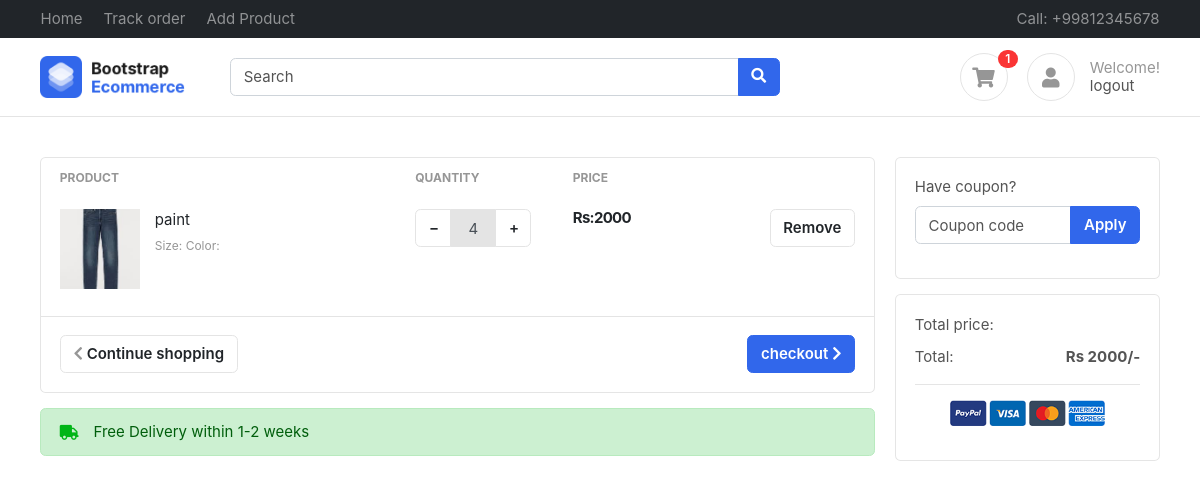
The app's page /accounts/cart/ (signed in), older data.
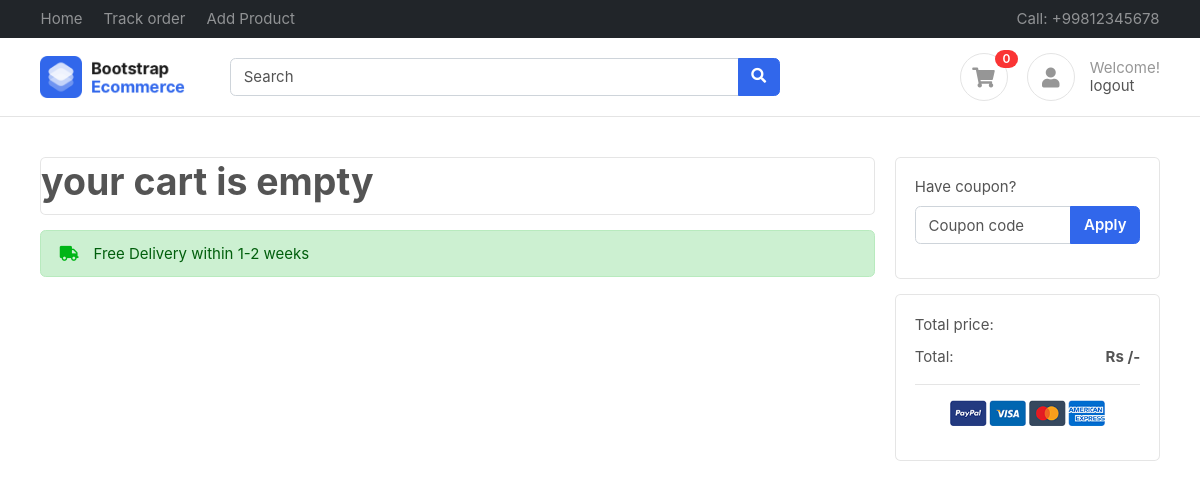
The same page, newer data.
### accounts/models.py (models this page shows, shortened)
class Profile(BaseModel):
    user = models.OneToOneField(User, on_delete=models.CASCADE, related_name="profile")
    is_email_verified = models.BooleanField(default=False)
    email_token = models.CharField(max_length=255, null=True, blank=True)
    profile_image = models.ImageField(upload_to="media/profile/%Y")
    is_vendor = models.BooleanField(default=False)
    def get_cart_count(self):
        return CartItems.objects.filter(
            cart__is_orderd=False, cart__user=self.user
        ).count()

class CartItems(BaseModel):
    cart = models.ForeignKey(Cart, on_delete=models.CASCADE, related_name="cart_items")
    product = models.ForeignKey(
        Product, on_delete=models.SET_NULL, null=True, blank=True
    )
    quantity = models.IntegerField(default=0)
    color_varient = models.ForeignKey(
        ColorVarient, on_delete=models.SET_NULL, null=True, blank=True
    )
    size_varient = models.ForeignKey(
        SizeVarient, on_delete=models.SET_NULL, null=True, blank=True
    )
    def get_product_price(self):
        price = [self.product.price]
        if self.color_varient:
            color_var_price = self.color_varient.price
            price.append(color_var_price)
        if self.size_varient:
            size_var_price = self.size_varient.price
            price.append(size_var_price)
        return sum(price) * self.quantity

class Cart(BaseModel):
    user = models.ForeignKey(User, on_delete=models.CASCADE, related_name="carts")
    coupon = models.ForeignKey(Coupon, on_delete=models.SET_NULL, null=True, blank=True)
    token = models.CharField(max_length=255, null=True, blank=True)
    is_paid = models.BooleanField(default=False)
    is_orderd = models.BooleanField(default=False)
    def get_cart_total(self):
        cart_items = self.cart_items.all()
        price = []
        for cart_item in cart_items:
            price.append(cart_item.get_product_price())
        if self.coupon:
            if self.coupon.minimum_amount < sum(price):
                return sum(price) - self.coupon.discount_price
        return sum(price)

### products/models.py (models this page shows, shortened)
class Product(BaseModel):
    added_by = models.CharField(max_length=255, default="Ecom")
    product_name = models.CharField(max_length=255)
    category = models.ForeignKey(
        Category,
        on_delete=models.CASCADE,
        related_name="products",
        blank=True,
        null=True,
    )
    slug = models.SlugField(
        unique=True,
        null=True,
        blank=True,
        help_text=("not required"),
    )
    company = models.CharField(max_length=255, null=True, blank=True, default="Ecom")
    web = models.CharField(max_length=255, null=True, blank=True, default="Ecom.com")
    company_mail = models.CharField(
        max_length=255, null=True, blank=True, default="Ecom@gmail.com"
    )
    price = models.IntegerField()
    product_description = models.TextField()
    color_varient = models.ManyToManyField(ColorVarient, blank=True)
    size_varient = models.ManyToManyField(SizeVarient, blank=True)

class ProductImage(BaseModel):
    product = models.ForeignKey(
        Product, on_delete=models.CASCADE, related_name="product_images"
    )
    image = models.ImageField(upload_to="media/products")

### accounts/views.py (the view, shortened to what this page needs)
# urls.py: path("cart/", views.cart, name="cart"),
def cart(request):
    cart = None
    try:
        cart = Cart.objects.get(is_orderd=False, user=request.user)
    except Exception as e:
        print(e)
    if cart:
        return render(request, "carts/cart.html", context={"cart": cart})
    else:
        return render(request, "carts/cart.html")

### templates/carts/cart.html (shortened to what the changed rows need)
{% extends "base.html" %}
{% load static %}
{% block content %}
<section class="section-content padding-y">
    <div class="container">
        <div class="row">
            <main class="col-md-9">
                <div class="card">
                    {% if cart.cart_items.all %}
                    <table class="table table-borderless table-shopping-cart">
                        <thead class="text-muted">
                            <tr class="small text-uppercase">
                                <th scope="col">Product</th>
                                <th scope="col" width="120">Quantity</th>
                                <th scope="col" width="120">Price</th>
                                <th scope="col" class="text-right" width="200"> </th>
                            </tr>
                        </thead>
                        <tbody>
                            {% for cart in cart.cart_items.all %}
                            <tr>
                                <td>
                                    <figure class="itemside">
                                        <div class="aside"><img src="{{cart.product.product_images.first.image.url}}"
                                                class="img-sm"></div>
                                        <figcaption class="info">
                                            <a href="{% url 'get_product' cart.product.slug %}"
                                                class="title text-dark">{{cart.product.product_name}} </a>
                                            <p class="small text-muted">Size:
                                                Color:
                                            </p>
                                        </figcaption>
                                    </figure>
                                </td>
                                <td>
                                    <div class="input-group mb-3 input-spinner">
                                        <div onclick="decrease('{{cart.product.uid}}','{{forloop.counter0}}','','')"
                                            class="input-group-prepend">
                                            <button class="btn btn-light" type="button"
                                                id="button-minus{{forloop.counter0}}"> − </button>
                                        </div>
                                        <input disabled type="text" class="form-control" id="qty{{forloop.counter0}}"
                                            value="{{cart.quantity}}">
                                        <div class="input-group-append">
                                            <button
                                                onclick="increase('{{cart.product.uid}}','{{forloop.counter0}}','','')"
                                                class="btn btn-light" type="button"
                                                id="button-plus{{forloop.counter0}}"> + </button>
                                        </div>
                                    </div>
                                </td>
                                <td>
                                    <div class="price-wrap">
                                        <var class="price"><strong>Rs:</strong>{{cart.get_product_price}}</var>
                                    </div>
                                </td>
                                <td class="text-right">
                                    <a href="{% url 'remove_cart' cart.uid %}" class="remove btn btn-light btn-round">
                                        Remove</a>
                                </td>
                            </tr>
                            {% endfor %}
                        </tbody>
                    </table>
                    <div class="card-body border-top">
                        <a id="" href="{% url 'checkout' %}" class="btn btn-primary float-md-right">
                            checkout <i class="fa fa-chevron-right"></i>
                        </a>
                        <a href="{% url 'index' %}" class="btn btn-light"> <i class="fa fa-chevron-left"></i>
                            Continue
                            shopping </a>
                    </div>
                    {% else %}
                    <h1>your cart is empty</h1>
                    {% endif %}
                </div>
            </main>
            <aside class="col-md-3">
                <div class="card">
                    <div class="card-body">
                        <dl class="dlist-align">
                            <dd class="text-right">
                                <strong>Rs {{cart.get_cart_total}}/-</strong>
                            </dd>
                        </dl>
                    </div>
                </div>
            </aside>
        </div>
    </div>
</section>
{% endblock %}

### templates/base.html (shortened to what the changed rows need)
{% load static %}
<!DOCTYPE HTML>
<html lang="en">
<head>
    <link href="{% static 'css/bootstrap.css' %}" rel="stylesheet" type="text/css" />
    <link href="{% static 'fonts/fontawesome/css/all.min.css' %}" type="text/css" rel="stylesheet">
    <link href="{% static 'css/ui.css' %}" rel="stylesheet" type="text/css" />
    <link href="{% static 'css/responsive.css' %}" rel="stylesheet" />
</head>
<body>
    <header class="section-header">
        <section class="header-main border-bottom">
            <div class="container">
                <div class="row align-items-center">
                    <div class="col-lg-4 col-sm-6 col-8">
                        <div class="widgets-wrap float-md-right">
                            <div class="widget-header  mr-3">
                                <a href="{% url 'cart' %}" class="icon icon-sm rounded-circle border"><i
                                        class="fa fa-shopping-cart"></i></a>
                                <span
                                    class="badge badge-pill badge-danger notify">{{request.user.profile.get_cart_count}}</span>
                            </div>
                        </div>
                    </div>
                </div>
            </div>
        </section>
    </header>
    {% block content %}
    {% endblock %}
</body>
</html>

Row changes from the older to the newer data that the page shows:
no longer on this page (row unchanged): CartItems: product.product_images.first.image (picture), product.product_name "paint", quantity "4", get_product_price "2000"
no longer on this page (row edited): Cart: get_cart_total "2000"
Text that changed along with them:
{{ request.user.profile.get_cart_count }}: "1" → "0"
text no longer shown: "PRODUCT QUANTITY PRICE checkout Continue shopping"
text now shown: "your cart is empty"
